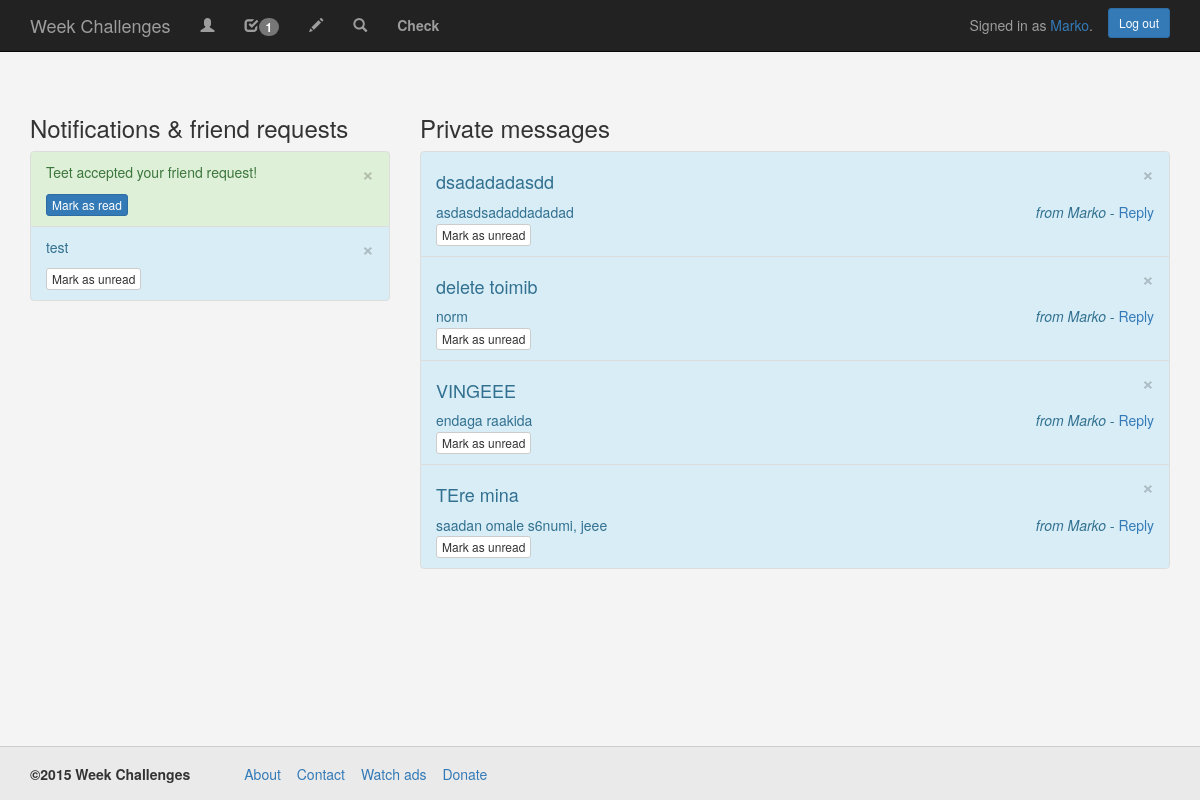
The app's page /notifications/ (signed in) with its own data.
### WeekChallenge/models.py (models this page shows, shortened)
class Notification(models.Model):
    user_id = models.IntegerField(default=0)
    title = models.CharField(max_length=100000)
    new = models.BooleanField()

class Message(models.Model):
    user_from = models.IntegerField(default=0)
    user_to = models.IntegerField(default=0)
    title = models.CharField(max_length=100000)
    content = models.TextField()
    date = models.DateTimeField('date sent')
    new = models.BooleanField(default=True)

### WeekChallenge/views.py (the view)
# urls.py: url(r'^notifications/', views.notifications, name='notifications'),
def notifications(request):
    if request.user.is_authenticated():
        notification_count(request)
        friend_requests = FriendRequest.objects.order_by('-id').filter(user_to=request.user.id, state=0)
        all_notifications = Notification.objects.order_by('-id').filter(user_id=request.user.id)
        all_messages = Message.objects.order_by('-id').filter(user_to=request.user.id)
        n = []
        for f in friend_requests:
            n.append(f.user_from)
        for f in all_messages:
            n.append(f.user_from)
        find_friends = User.objects.filter(id__in=n)
        return render(request, 'WeekChallenge/notifications.html', {'friend_requests': friend_requests,
                                                                    'all_notifications': all_notifications,
                                                                    'notifications_count': notifications_count,
                                                                    'find_friends': find_friends,
                                                                    'all_messages': all_messages
                                                                    })
    else:
        return HttpResponseRedirect("/")

### WeekChallenge/views.py (called while the page is built)
def notification_count(request):
    if request.user.is_authenticated():
        all_notifications = Notification.objects.filter(user_id=request.user.id, new=True)
        all_friend_requests = FriendRequest.objects.filter(user_to=request.user.id, state=0)
        all_messages = Message.objects.filter(user_to=request.user.id, new=True)
        global notifications_count
        notifications_count = 0
        for n in all_notifications:
            notifications_count += 1
        for n in all_friend_requests:
            notifications_count += 1
        for n in all_messages:
            notifications_count += 1
        return notifications_count

### WeekChallenge/templates/WeekChallenge/notifications.html (shortened to what this page needs)
<!DOCTYPE HTML>
<html>
<head>
    {% load staticfiles %}
    <link rel="stylesheet" type="text/css" href="{% static 'WeekChallenge/bootstrap/css/bootstrap.min.css' %}">
    <link rel="stylesheet" type="text/css" href="{% static 'WeekChallenge/css/style.css' %}">
</head>
<body>
    {% include "WeekChallenge/base/navigation_bar.html" %}
    <div class="wrap">
        <div class="container">
            <div class="row">
                <div class="col-md-4">
                    <h3>Notifications & friend requests</h3>
                    <div class="list-group">
                        {% if all_notifications %}
                            {% for notification in all_notifications %}
                                {% if notification.new %}
                                    <li class="list-group-item list-group-item-success">
                                    {% else %}
                                    <li class="list-group-item list-group-item-info">
                                    {% endif %}
                                        <a href="/delete_notification/{{ notification.id }}">
                                            <button type="button" class="close" aria-label="Close">
                                                <span aria-hidden="true">&times;</span>
                                            </button>
                                        </a>
                                        <p>{{ notification.title }}</p>
                                        {% if notification.new %}
                                                <a href="/mark_read/{{ notification.id }}">
                                                    <button class="btn btn-primary btn-xs">
                                                        Mark as read
                                                    </button>
                                                </a>
                                        {% else %}
                                            <a href="/mark_unread/{{ notification.id }}">
                                                <button class="btn btn-default btn-xs">
                                                    Mark as unread
                                                </button>
                                            </a>
                                        {% endif %}
                                    </li>
                            {% endfor %}
                        {% else %}
                            <div class="alert alert-danger" role="alert">No notifications.</div>
                        {% endif %}
                    </div>
                </div>
                <div class="col-md-8">
                    <h3>Private messages</h3>
                    <div class="list-group">
                    {% for message in all_messages %}
                        {% if message.new %}
                            <li class="list-group-item list-group-item-success">
                            {% elif not message.new %}
                            <li class="list-group-item list-group-item-info">
                        {% endif %}
                                <a href="/delete_pm/{{ message.id }}">
                                    <button type="button" class="close" aria-label="Close">
                                        <span aria-hidden="true">&times;</span>
                                    </button>
                                </a>
                                <h4>{{ message.title }}</h4>
                                {{ message.content }}
                                <span style="float:right">
                                    {% for f in find_friends %}
                                        {% if f.id == message.user_from %}
                                            <i>from {{ f.username }} -</i>
                                            <a href="/reply/{{ f.id }}">Reply</a>
                                        {% endif %}
                                    {% endfor %}
                                </span>
                            <br>
                                {% if message.new %}
                                    <a href="/mark_read_pm/{{ message.id }}">
                                        <button class="btn btn-primary btn-xs">
                                            Mark as read
                                        </button>
                                    </a>
                                {% else %}
                                    <a href="/mark_unread_pm/{{ message.id }}">
                                        <button class="btn btn-default btn-xs">
                                            Mark as unread
                                        </button>
                                    </a>
                                {% endif %}
                            </li>
                        {% endfor %}
                    </div>
                </div>
            </div>
        </div>
    </div>
    {% include "WeekChallenge/base/foot.html" %}
</body>
</html>

### WeekChallenge/templates/WeekChallenge/base/navigation_bar.html (shortened to what this page needs)
<nav class="navbar navbar-inverse navbar-fixed-top">
    <div class="container">
        <div class="navbar-header">
            <a class="navbar-brand" href="/">Week Challenges</a>
        </div>
        <div id="navbar" class="navbar-collapse collapse">
            <ul class="nav navbar-nav">
                {% if user.is_authenticated %}
                    <li><a href="/profile/{{ user.username }}"><span class="glyphicon glyphicon-user" aria-hidden="true"></span></a></li>
                    <li><a href="/notifications"><span class="glyphicon glyphicon-check" aria-hidden="true"></span><span class="badge">{{ notifications_count }}</span></a></li>
                    <li><a href="/add"><span class="glyphicon glyphicon-pencil" aria-hidden="true"></span></a></li>
                    <li><a href="/search"><span class="glyphicon glyphicon-search" aria-hidden="true"></span></a></li>
                    {% if user.is_staff %}
                        <li><a href="/check"><b>Check</b></a></li>
                    {% endif %}
                {% endif %}
            </ul>
              {% if user.is_authenticated %}
                  <div class="navbar-form navbar-right">
                    <a href="/log_out" class="btn btn-primary btn-sm">Log out</a>
                  </div>
                  <p class="navbar-text navbar-right">
                    Signed in as <a href="/profile/{{ user.username }}">{{ user.username }}</a>.
                  </p>
              {% else %}
                  <div class="navbar-form navbar-right">
                    <a href="/log_in" class="btn btn-success">Sign in</a>
                    <a href="/register" class="btn btn-primary">Register</a>
                  </div>
              {% endif %}
        </div>
    </div>
</nav>

### WeekChallenge/static/WeekChallenge/css/style.css (style rules this page uses)
html { position: relative; min-height: 100%; }
body { background-color: #f4f4f4; margin-bottom: 94px; }
[class*="col-"] { padding-top: 15px; padding-bottom: 15px; margin-bottom: 1%; }
.wrap { margin-top: 80px; }

### records on screen
Notification: title "Teet accepted your friend request!"
Notification: title "test"
Message: title "dsadadadasdd", content "asdasdsadaddadadad"
Message: title "delete toimib", content "norm"
Message: title "VINGEEE", content "endaga raakida"
Message: title "TEre mina", content "saadan omale s6numi, jeee"

### other values on screen
{{ notifications_count }} "1"
{{ user.username }} "Marko"
{{ f.username }} "Marko"
